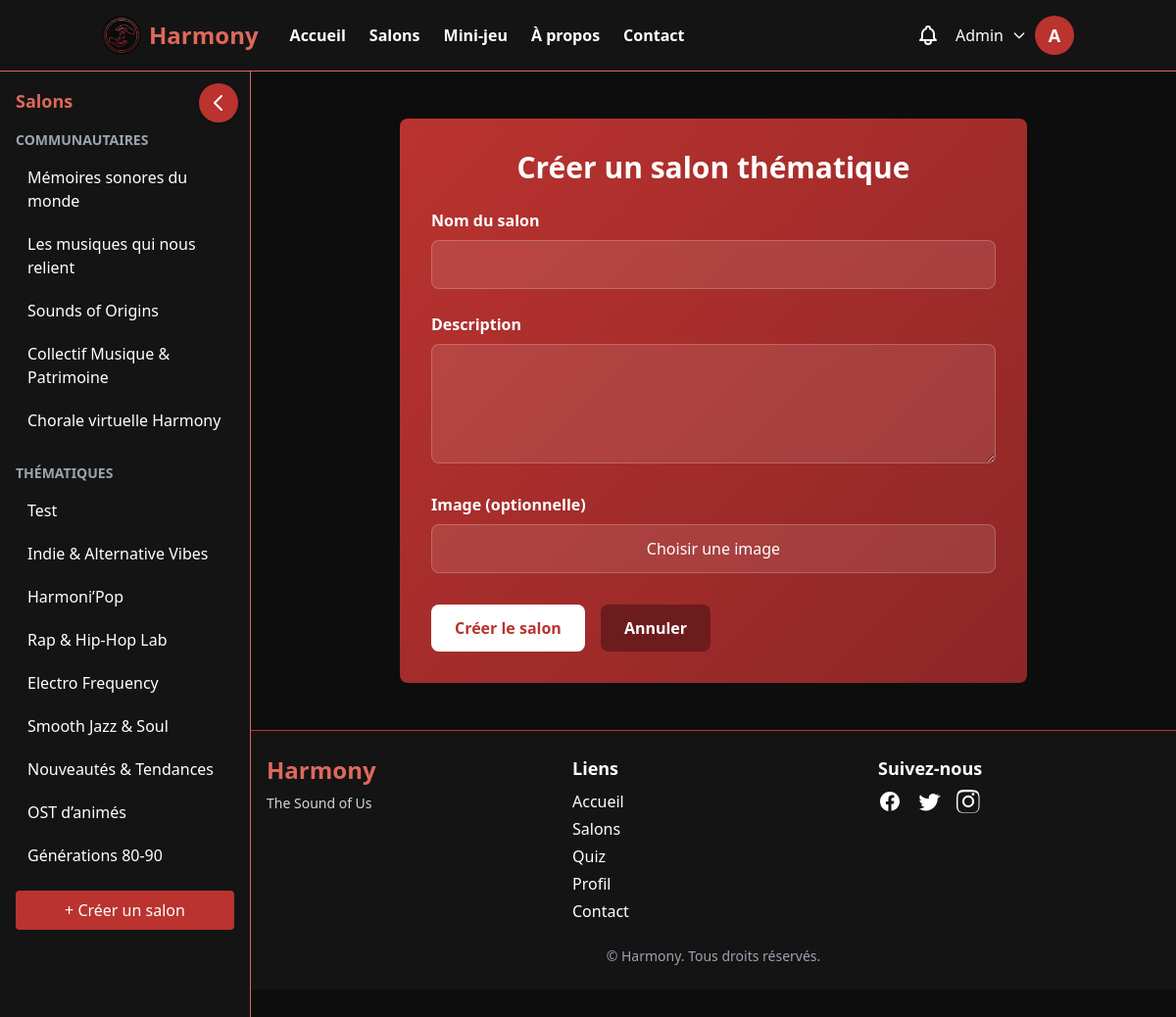
Page /salons/create/ (signed in) on the committed database.
### accounts/models.py (models this page shows, shortened)
class CustomUser(AbstractUser):
    email = models.EmailField(unique=True)

### salons/models.py (models this page shows, shortened)
class Salon(models.Model):
    TYPE_CHOICES = [
        ('communautaire', 'Communautaire'),
        ('thematique', 'Thématique'),
    ]
    nom = models.CharField(max_length=200)
    type = models.CharField(max_length=20, choices=TYPE_CHOICES, default='thematique')
    description = models.TextField()
    image = models.ImageField(upload_to='salons/', blank=True, null=True)
    owner = models.ForeignKey(settings.AUTH_USER_MODEL, on_delete=models.CASCADE, related_name='salons_owned')
    membres = models.ManyToManyField(settings.AUTH_USER_MODEL, related_name='salons_joined', blank=True)
    date_creation = models.DateTimeField(auto_now_add=True)
    current_track = models.ForeignKey('Track', on_delete=models.SET_NULL, null=True, blank=True, related_name='current_in_salon')
    class Meta:
        verbose_name = "Salon"
        verbose_name_plural = "Salons"
        ordering = ['-date_creation']

### salons/views.py (the view)
# urls.py: path('create/', views.create_salon, name='create_salon'),
@login_required
def create_salon(request):
    if request.method == 'POST':
        form = SalonForm(request.POST, request.FILES)
        if form.is_valid():
            salon = form.save(commit=False)
            salon.type = 'thematique'
            salon.owner = request.user
            salon.save()
            salon.membres.add(request.user)
            return redirect('salon_detail', salon_id=salon.id)
    else:
        form = SalonForm()
    salons_communautaires = Salon.objects.filter(type='communautaire')
    salons_thematiques = Salon.objects.filter(type='thematique')
    return render(request, 'salons/create_salon.html', {
        'salons_communautaires': salons_communautaires,
        'salons_thematiques': salons_thematiques,
        'form': form
    })

### salons/forms.py
class SalonForm(forms.ModelForm):
    class Meta:
        model = Salon
        fields = ['nom', 'description', 'image']
        widgets = {
            'description': forms.Textarea(attrs={'rows': 4}),
        }

### accounts/context_processors.py (called while the page is built)
def user_profile(request):
    if request.user.is_authenticated:
        return {
            "profile": getattr(request.user, "profile", None)
        }
    return {}

### templates/salons/create_salon.html (shortened to what this page needs)
{% extends 'base.html' %}
{% block content %}
<div class="container mx-auto px-4 py-12 max-w-2xl">
    <div class="gradient-card p-8 rounded-lg">
        <h1 class="text-3xl font-bold text-white mb-6 text-center">Créer un salon thématique</h1>
        <form method="post" enctype="multipart/form-data" class="space-y-6">
            <div>
                <label for="{{ form.nom.id_for_label }}" class="block mb-2 font-semibold text-white">
                    Nom du salon
                </label>
                {{ form.nom }}
            </div>
            <div>
                <label for="{{ form.description.id_for_label }}" class="block mb-2 font-semibold text-white">
                    Description
                </label>
                {{ form.description }}
            </div>
            <div>
                <label for="{{ form.image.id_for_label }}" class="block mb-2 font-semibold text-white">
                    Image (optionnelle)
                </label>
                <label for="{{ form.image.id_for_label }}"
                    class="cursor-pointer w-full text-center bg-white/10 border border-white/20 text-white py-3 rounded-lg hover:bg-white/20 transition block">
                    Choisir une image
                </label>
            </div>
            <div class="flex space-x-4">
                <button type="submit"
                        class="bg-white text-harmony-red hover:bg-opacity-90 font-bold py-3 px-6 rounded-lg transition">
                    Créer le salon
                </button>
                <a href="{% url 'salon_list' %}"
                   class="bg-harmony-deep hover:bg-opacity-80 font-bold px-6 py-3 rounded-lg transition text-white">
                    Annuler
                </a>
            </div>
        </form>
    </div>
</div>
{% endblock %}

### templates/navbar.html (shortened to what this page needs)
{% load static %}
<nav class="bg-harmony-secondary border-b border-harmony-title relative shadow-md"
     x-data="{
        notificationsOpen: false,
        hasRecent: false,
        checkNotifications() {
            fetch('/notifications/check/')
                .then(r => r.json())
                .then(data => {
                    this.hasRecent = data.has_recent;
                });
        }
    }"
    x-init="checkNotifications(); setInterval(() => checkNotifications(), 30000)">
    <div class="container mx-auto px-4">
        <div class="flex justify-between items-center py-4">
            <div class="flex items-center space-x-8">
                <a href="{% url 'home' %}" class="flex items-center space-x-2">
                    <img src="{% static 'images/logo.jpg' %}" alt="Harmony Logo" class="h-10 w-10 rounded-full">
                    <span class="text-harmony-title text-2xl font-bold">Harmony</span>
                </a>
                <div class="hidden md:flex space-x-6">
                    <a href="{% url 'home' %}" class="hover:text-harmony-title transition font-bold">Accueil</a>
                    {% if user.is_authenticated %}
                        <a href="{% url 'salon_list' %}" class="hover:text-harmony-title transition font-bold">Salons</a>
                        <a href="{% url 'quiz_home' %}" class="hover:text-harmony-title transition font-bold">Mini-jeu</a>
                    {% endif %}
                    <a href="{% url 'about' %}" class="hover:text-harmony-title transition font-bold">À propos</a>
                    <a href="{% url 'contact' %}" class="hover:text-harmony-title transition font-bold">Contact</a>
                </div>
            </div>
            <div class="flex items-center space-x-4">
                {% if user.is_authenticated %}
                    <div class="relative">
                        <a href="{% url 'notification_list' %}" class="relative hover:text-harmony-title transition">
                        </a>
                    </div>
                    <div x-data="{ open: false }" class="relative">
                        <button @click="open = !open" class="flex items-center space-x-2 hover:text-harmony-title transition">
                            <span>{{ user.username|capfirst }}</span>
                            <svg class="w-4 h-4" fill="none" stroke="currentColor" viewBox="0 0 24 24">
                                <path stroke-linecap="round" stroke-linejoin="round" stroke-width="2" d="M19 9l-7 7-7-7"></path>
                            </svg>
                            {% if profile.photo %}
                                <img src="{{ profile.photo.url }}" alt="{{ user.username }}"
                                     class="w-10 h-10 rounded-full object-cover border-2 border-harmony-red">
                            {% else %}
                                <div class="w-10 h-10 rounded-full bg-harmony-red flex items-center justify-center text-lg font-bold">
                                    {{ user.username.0|upper }}
                                </div>
                            {% endif %}
                        </button>
                    </div>
                {% else %}
                    <a href="{% url 'login' %}" class="hover:text-harmony-title transition">Connexion</a>
                    <a href="{% url 'register' %}" class="bg-harmony-red hover:bg-harmony-red-dark px-4 py-2 rounded-lg transition">Inscription</a>
                {% endif %}
            </div>
        </div>
    </div>
</nav>

### templates/sidebar.html (shortened to what this page needs)
<aside
    x-data="{ open: true }"
    :class="open ? 'w-64' : 'w-16'"
    class="bg-harmony-secondary sticky top-0 h-screen overflow-y-auto border-r border-harmony-title pb-8 transition-all duration-300 relative">
    <button
        @click="open = !open"
        class="absolute top-3 right-3 w-10 h-10 flex items-center justify-center
               bg-harmony-red rounded-full shadow-md hover:bg-harmony-red-dark transition">
        <svg x-show="open" xmlns="http://www.w3.org/2000/svg"
             class="h-6 w-6 text-white" fill="none" viewBox="0 0 24 24" stroke="currentColor">
            <path stroke-linecap="round" stroke-linejoin="round" stroke-width="2"
                  d="M15 19l-7-7 7-7" />
        </svg>
    </button>
    <div x-show="open" class="p-4" x-transition>
        <h2 class="text-harmony-title text-lg font-bold mb-4">Salons</h2>
        <div class="mb-6">
            <h3 class="text-sm font-semibold text-gray-400 mb-2">COMMUNAUTAIRES</h3>
            {% for salon in salons_communautaires %}
                <a href="{% url 'salon_detail' salon.id %}"
                   class="block px-3 py-2 rounded hover:bg-harmony-red-dark transition mb-1
                          {% if request.resolver_match.kwargs.salon_id == salon.id %}bg-harmony-bg{% endif %}">
                    {{ salon.nom|capfirst }}
                </a>
            {% endfor %}
        </div>
        <div>
            <h3 class="text-sm font-semibold text-gray-400 mb-2">THÉMATIQUES</h3>
            {% for salon in salons_thematiques %}
                <a href="{% url 'salon_detail' salon.id %}"
                   class="block px-3 py-2 rounded hover:bg-harmony-red-dark transition mb-1
                          {% if request.resolver_match.kwargs.salon_id == salon.id %}bg-harmony-bg{% endif %}">
                    {{ salon.nom|capfirst }}
                </a>
            {% endfor %}
            <a href="{% url 'create_salon' %}"
               class="block px-3 py-2 rounded bg-harmony-red hover:bg-harmony-red-dark transition mt-4 text-center">
                + Créer un salon
            </a>
        </div>
    </div>
</aside>

### static/css/custom.css (style rules this page uses)
* { transition: background-color 0.2s ease, border-color 0.2s ease, color 0.2s ease; }
button, a { transition: all 0.3s ease; }

### templates/base.html (style rules this page uses)
body { background-color: #1a1a1a; color: #ffffff; }
.gradient-card { background: linear-gradient(135deg, #ba332f 0%, #8d2627 100%); }

### templates/salons/create_salon.html (style rules this page uses)
input[type="text"], input[type="email"], input[type="password"], input[type="date"], input[type="file"], textarea, select { width: 100%; padding: 0.75rem 1rem; border-radius: 0.5rem; background-color: rgba(255, 255, 255, 0.1); border: 1px solid rgba(255, 255, 255, 0.2); color: white; }
textarea { min-height: 120px; resize: vertical; }

### rows in the picture
CustomUser: username "Admin", username.0 "A"
Salon: nom "Mémoires sonores du monde"
Salon: nom "Les musiques qui nous relient"
Salon: nom "Sounds of Origins"
Salon: nom "Collectif Musique & Patrimoine"
Salon: nom "Chorale virtuelle Harmony"
Salon: nom "Test"
Salon: nom "Indie & Alternative Vibes"
Salon: nom "Harmoni’Pop"
Salon: nom "Rap & Hip-Hop Lab"
Salon: nom "Electro Frequency"
Salon: nom "Smooth Jazz & Soul"
Salon: nom "Nouveautés & Tendances"
Salon: nom "OST d’animés"
Salon: nom "Générations 80-90"
